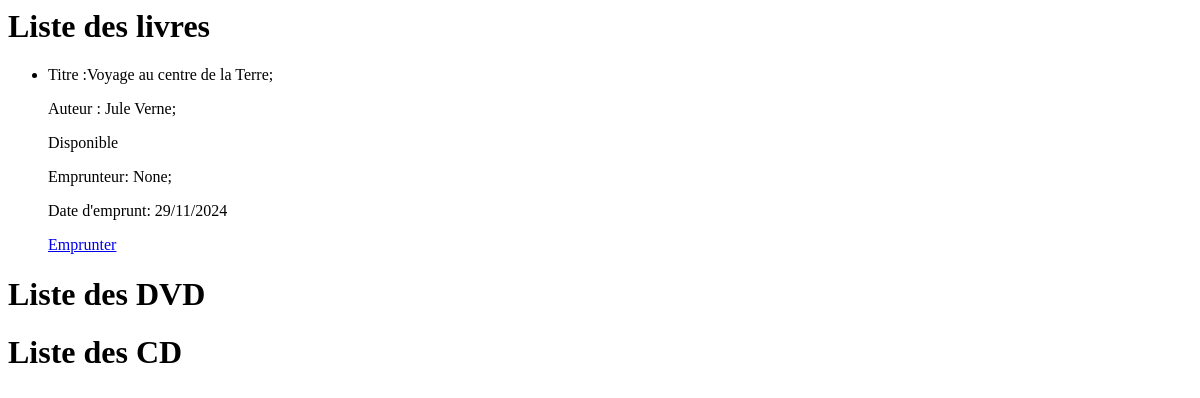
The app's page /bibliothecaire/retour/1/, older data.
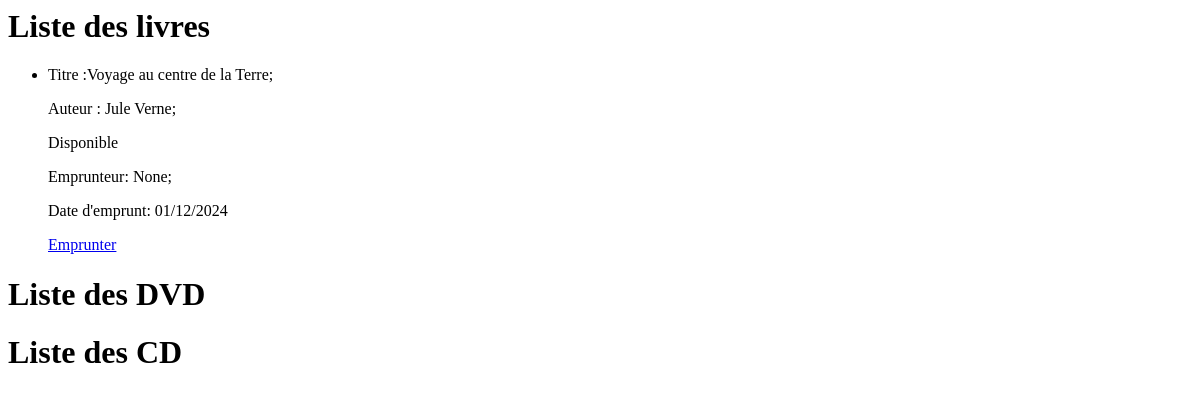
The same page, newer data.
### bibliothecaire/models.py (models this page shows)
class Items(models.Model):
    name = models.fields.CharField(max_length=150)
    dateEmprunt = models.fields.DateTimeField(null=True, blank=True)
    disponible = models.fields.BooleanField(blank=True, null=True)
    emprunteur = models.ForeignKey(Emprunteur, null=True, blank=True, on_delete=models.SET_NULL)

class Livre(Items):
    auteur = models.fields.CharField(max_length=150)

class Items(models.Model):
    name = models.fields.CharField(max_length=150)
    dateEmprunt = models.fields.DateTimeField(null=True, blank=True)
    disponible = models.fields.BooleanField(blank=True, null=True)
    emprunteur = models.ForeignKey(Emprunteur, null=True, blank=True, on_delete=models.SET_NULL)

### bibliothecaire/views.py (the view)
# urls.py: path('retour/<int:livre_id>/', views.retourLivre, name='retour_livre'),
def retourLivre(request, livre_id):
    livre = Livre.objects.get(id=livre_id)
    if livre.emprunteur:
        livre.disponible = True
        livre.emprunteur = None
        livre.save()
    livres = Livre.objects.all()
    return render(request, 'items/lists.html',
                  {'livres': livres})

### bibliothecaire/templates/items/lists.html (shortened to what this page needs)
<html>
    <h1>Liste des livres</h1>
    <ul>
        {% for livre in livres %}
            <li>
                <p>Titre :{{ livre.name }}; </p>
                <p>Auteur : {{ livre.auteur }};</p>
                {% if livre.disponible %}
                    Disponible
                {% endif %}
                <p>Emprunteur: {{ livre.emprunteur }};</p>
                <p>Date d'emprunt: {{ livre.dateEmprunt|date:"d/m/Y" }}</p>
                {% if livre.disponible %}
                    <a href="{% url 'emprunt_livre' livre.id %}" >Emprunter</a>
                {% else %}
                    <a href="{% url 'retour_livre' livre.id %}">Retourner le livre</a>
                {% endif %}
            </li>
        {% endfor %}
    </ul>
    <h1>Liste des DVD</h1>
    <h1>Liste des CD</h1>
</html>

Row changes from the older to the newer data that the page shows:
changed through a linked row, Livre "Jule Verne": dateEmprunt "29/11/2024" → "01/12/2024"
